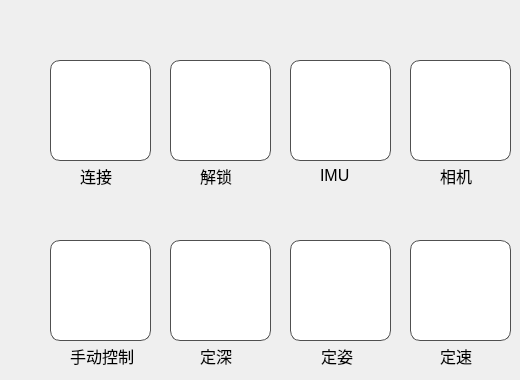
    <widget class="QWidget" name="tabWidgetPage1">
     <attribute name="icon">
      <iconset resource="gui.qrc">
       <normaloff>:/icon/icon/home.png</normaloff>:/icon/icon/home.png</iconset>
     </attribute>
     <attribute name="title">
      <string/>
     </attribute>
     <widget class="QPushButton" name="btn_img_stitching">
      <property name="geometry">
       <rect>
        <x>50</x>
        <y>240</y>
        <width>101</width>
        <height>101</height>
       </rect>
      </property>
      <property name="font">
       <font>
        <family>SimSun</family>
        <pointsize>9</pointsize>
        <weight>50</weight>
        <bold>false</bold>
        <strikeout>false</strikeout>
       </font>
      </property>
      <property name="cursor">
       <cursorShape>PointingHandCursor</cursorShape>
      </property>
      <property name="acceptDrops">
       <bool>false</bool>
      </property>
      <property name="statusTip">
       <string>口腔扫描图像拼接</string>
      </property>
      <property name="styleSheet">
       <string notr="true">QPushButton:hover{
	border-style:solid;
	border-width: 3px;
	border-color: #999999;
	border-radius: 10px;
	background-color: rgb(179, 216, 255);
	border-color: rgb(102, 161, 255);
}
QPushButton{
	border-style:solid;
	border-width: 1px;
	border-color: rgb(80, 80, 80);
	border-radius: 10px;
	background-color: rgb(255, 255, 255);
}
</string>
      </property>
      <property name="text">
       <string/>
      </property>
      <property name="icon">
       <iconset>
        <normaloff>:/icons/icon/puzzle.png</normaloff>
        <activeon>:/icons/icon/puzzle2.png</activeon>:/icons/icon/puzzle.png</iconset>
      </property>
      <property name="iconSize">
       <size>
        <width>64</width>
        <height>64</height>
       </size>
      </property>
      <property name="checkable">
       <bool>false</bool>
      </property>
      <property name="autoRepeat">
       <bool>false</bool>
      </property>
      <property name="autoExclusive">
       <bool>false</bool>
      </property>
      <property name="autoDefault">
       <bool>false</bool>
      </property>
      <property name="default">
       <bool>false</bool>
      </property>
      <property name="flat">
       <bool>false</bool>
      </property>
     </widget>
     <widget class="QPushButton" name="btn_tongue">
      <property name="geometry">
       <rect>
        <x>170</x>
        <y>240</y>
        <width>101</width>
        <height>101</height>
       </rect>
      </property>
      <property name="font">
       <font>
        <family>微软雅黑</family>
        <pointsize>11</pointsize>
        <weight>50</weight>
        <bold>false</bold>
        <strikeout>false</strikeout>
       </font>
      </property>
      <property name="cursor">
       <cursorShape>PointingHandCursor</cursorShape>
      </property>
      <property name="acceptDrops">
       <bool>false</bool>
      </property>
      <property name="statusTip">
       <string>舌像分析</string>
      </property>
      <property name="styleSheet">
       <string notr="true">QPushButton:hover{
	border-style:solid;
	border-width: 3px;
	border-color: #999999;
	border-radius: 10px;
	background-color: rgb(179, 216, 255);
	border-color: rgb(102, 161, 255);
}
QPushButton{
	border-style:solid;
	border-width: 1px;
	border-color: rgb(80, 80, 80);
	border-radius: 10px;
	background-color: rgb(255, 255, 255);
}
</string>
      </property>
      <property name="text">
       <string/>
      </property>
      <property name="icon">
       <iconset>
        <normaloff>:/icons/icon/tongue.png</normaloff>:/icons/icon/tongue.png</iconset>
      </property>
      <property name="iconSize">
       <size>
        <width>64</width>
        <height>64</height>
       </size>
      </property>
      <property name="checkable">
       <bool>false</bool>
      </property>
      <property name="autoRepeat">
       <bool>false</bool>
      </property>
      <property name="autoExclusive">
       <bool>false</bool>
      </property>
      <property name="autoDefault">
       <bool>false</bool>
      </property>
      <property name="default">
       <bool>false</bool>
      </property>
      <property name="flat">
       <bool>false</bool>
      </property>
     </widget>
     <widget class="QPushButton" name="btn_ml">
      <property name="geometry">
       <rect>
        <x>290</x>
        <y>240</y>
        <width>101</width>
        <height>101</height>
       </rect>
      </property>
      <property name="font">
       <font>
        <family>微软雅黑</family>
        <pointsize>11</pointsize>
        <weight>50</weight>
        <bold>false</bold>
        <strikeout>false</strikeout>
       </font>
      </property>
      <property name="cursor">
       <cursorShape>PointingHandCursor</cursorShape>
      </property>
      <property name="acceptDrops">
       <bool>false</bool>
      </property>
      <property name="statusTip">
       <string>鼻咽癌诊断</string>
      </property>
      <property name="styleSheet">
       <string notr="true">QPushButton:hover{
	border-style:solid;
	border-width: 3px;
	border-color: #999999;
	border-radius: 10px;
	background-color: rgb(179, 216, 255);
	border-color: rgb(102, 161, 255);
}
QPushButton{
	border-style:solid;
	border-width: 1px;
	border-color: rgb(80, 80, 80);
	border-radius: 10px;
	background-color: rgb(255, 255, 255);
}
</string>
      </property>
      <property name="text">
       <string/>
      </property>
      <property name="icon">
       <iconset>
        <normaloff>:/icons/icon/pngwing.com.png</normaloff>:/icons/icon/pngwing.com.png</iconset>
      </property>
      <property name="iconSize">
       <size>
        <width>64</width>
        <height>64</height>
       </size>
      </property>
      <property name="checkable">
       <bool>false</bool>
      </property>
      <property name="autoRepeat">
       <bool>false</bool>
      </property>
      <property name="autoExclusive">
       <bool>false</bool>
      </property>
      <property name="autoDefault">
       <bool>false</bool>
      </property>
      <property name="default">
       <bool>false</bool>
      </property>
      <property name="flat">
       <bool>false</bool>
      </property>
     </widget>
     <widget class="QLabel" name="label_10">
      <property name="geometry">
       <rect>
        <x>70</x>
        <y>340</y>
        <width>71</width>
        <height>31</height>
       </rect>
      </property>
      <property name="font">
       <font>
        <pointsize>12</pointsize>
       </font>
      </property>
      <property name="text">
       <string>手动控制</string>
      </property>
     </widget>
     <widget class="QLabel" name="label_11">
      <property name="geometry">
       <rect>
        <x>200</x>
        <y>340</y>
        <width>71</width>
        <height>31</height>
       </rect>
      </property>
      <property name="font">
       <font>
        <pointsize>12</pointsize>
       </font>
      </property>
      <property name="text">
       <string>定深</string>
      </property>
     </widget>
     <widget class="QLabel" name="label_12">
      <property name="geometry">
       <rect>
        <x>320</x>
        <y>340</y>
        <width>61</width>
        <height>31</height>
       </rect>
      </property>
      <property name="font">
       <font>
        <pointsize>12</pointsize>
       </font>
      </property>
      <property name="text">
       <string>定姿</string>
      </property>
      <property name="indent">
       <number>1</number>
      </property>
     </widget>
     <widget class="QPushButton" name="new_2">
      <property name="geometry">
       <rect>
        <x>50</x>
        <y>60</y>
        <width>101</width>
        <height>101</height>
       </rect>
      </property>
      <property name="font">
       <font>
        <family>SimSun</family>
        <pointsize>9</pointsize>
        <weight>50</weight>
        <bold>false</bold>
        <strikeout>false</strikeout>
       </font>
      </property>
      <property name="cursor">
       <cursorShape>PointingHandCursor</cursorShape>
      </property>
      <property name="acceptDrops">
       <bool>false</bool>
      </property>
      <property name="toolTip">
       <string>新建患者信息</string>
      </property>
      <property name="statusTip">
       <string>新建患者信息</string>
      </property>
      <property name="whatsThis">
       <string/>
      </property>
      <property name="styleSheet">
       <string notr="true">QPushButton:hover{
	border-style:solid;
	border-width: 3px;
	border-color: #999999;
	border-radius: 10px;
	background-color: rgb(179, 216, 255);
	border-color: rgb(102, 161, 255);
}
QPushButton{
	border-style:solid;
	border-width: 1px;
	border-color: rgb(80, 80, 80);
	border-radius: 10px;
	background-color: rgb(255, 255, 255);
}
</string>
      </property>
      <property name="text">
       <string/>
      </property>
      <property name="iconSize">
       <size>
        <width>64</width>
        <height>64</height>
       </size>
      </property>
      <property name="checkable">
       <bool>false</bool>
      </property>
      <property name="autoRepeat">
       <bool>false</bool>
      </property>
      <property name="autoExclusive">
       <bool>false</bool>
      </property>
      <property name="autoDefault">
       <bool>false</bool>
      </property>
      <property name="default">
       <bool>false</bool>
      </property>
      <property name="flat">
       <bool>false</bool>
      </property>
     </widget>
     <widget class="QLabel" name="label_13">
      <property name="geometry">
       <rect>
        <x>80</x>
        <y>160</y>
        <width>41</width>
        <height>31</height>
       </rect>
      </property>
      <property name="font">
       <font>
        <pointsize>12</pointsize>
       </font>
      </property>
      <property name="text">
       <string>连接</string>
      </property>
     </widget>
     <widget class="QPushButton" name="new_3">
      <property name="geometry">
       <rect>
        <x>170</x>
        <y>60</y>
        <width>101</width>
        <height>101</height>
       </rect>
      </property>
      <property name="font">
       <font>
        <family>SimSun</family>
        <pointsize>9</pointsize>
        <weight>50</weight>
        <bold>false</bold>
        <strikeout>false</strikeout>
       </font>
      </property>
      <property name="cursor">
       <cursorShape>PointingHandCursor</cursorShape>
      </property>
      <property name="acceptDrops">
       <bool>false</bool>
      </property>
      <property name="toolTip">
       <string>打开患者信息</string>
      </property>
      <property name="statusTip">
       <string>打开患者信息</string>
      </property>
      <property name="styleSheet">
       <string notr="true">QPushButton:hover{
	border-style:solid;
	border-width: 3px;
	border-color: #999999;
	border-radius: 10px;
	background-color: rgb(179, 216, 255);
	border-color: rgb(102, 161, 255);
}
QPushButton{
	border-style:solid;
	border-width: 1px;
	border-color: rgb(80, 80, 80);
	border-radius: 10px;
	background-color: rgb(255, 255, 255);
}
</string>
      </property>
      <property name="text">
       <string/>
      </property>
      <property name="icon">
       <iconset>
        <normaloff>:/icons/icon/open-archive-svgrepo-com.svg</normaloff>:/icons/icon/open-archive-svgrepo-com.svg</iconset>
      </property>
      <property name="iconSize">
       <size>
        <width>64</width>
        <height>64</height>
       </size>
      </property>
      <property name="checkable">
       <bool>false</bool>
      </property>
      <property name="autoRepeat">
       <bool>false</bool>
      </property>
      <property name="autoExclusive">
       <bool>false</bool>
      </property>
      <property name="autoDefault">
       <bool>false</bool>
      </property>
      <property name="default">
       <bool>false</bool>
      </property>
      <property name="flat">
       <bool>false</bool>
      </property>
     </widget>
     <widget class="QLabel" name="label_30">
      <property name="geometry">
       <rect>
        <x>200</x>
        <y>160</y>
        <width>41</width>
        <height>31</height>
       </rect>
      </property>
      <property name="font">
       <font>
        <pointsize>12</pointsize>
       </font>
      </property>
      <property name="text">
       <string>解锁</string>
      </property>
     </widget>
     <widget class="QPushButton" name="new_4">
      <property name="geometry">
       <rect>
        <x>290</x>
        <y>60</y>
        <width>101</width>
        <height>101</height>
       </rect>
      </property>
      <property name="font">
       <font>
        <family>SimSun</family>
        <pointsize>9</pointsize>
        <weight>50</weight>
        <bold>false</bold>
        <strikeout>false</strikeout>
       </font>
      </property>
      <property name="cursor">
       <cursorShape>PointingHandCursor</cursorShape>
      </property>
      <property name="acceptDrops">
       <bool>false</bool>
      </property>
      <property name="toolTip">
       <string>打开患者信息</string>
      </property>
      <property name="statusTip">
       <string>打开患者信息</string>
      </property>
      <property name="styleSheet">
       <string notr="true">QPushButton:hover{
	border-style:solid;
	border-width: 3px;
	border-color: #999999;
	border-radius: 10px;
	background-color: rgb(179, 216, 255);
	border-color: rgb(102, 161, 255);
}
QPushButton{
	border-style:solid;
	border-width: 1px;
	border-color: rgb(80, 80, 80);
	border-radius: 10px;
	background-color: rgb(255, 255, 255);
}
</string>
      </property>
      <property name="text">
       <string/>
      </property>
      <property name="icon">
       <iconset>
        <normaloff>:/icons/icon/open-archive-svgrepo-com.svg</normaloff>:/icons/icon/open-archive-svgrepo-com.svg</iconset>
      </property>
      <property name="iconSize">
       <size>
        <width>64</width>
        <height>64</height>
       </size>
      </property>
      <property name="checkable">
       <bool>false</bool>
      </property>
      <property name="autoRepeat">
       <bool>false</bool>
      </property>
      <property name="autoExclusive">
       <bool>false</bool>
      </property>
      <property name="autoDefault">
       <bool>false</bool>
      </property>
      <property name="default">
       <bool>false</bool>
      </property>
      <property name="flat">
       <bool>false</bool>
      </property>
     </widget>
     <widget class="QPushButton" name="btn_ml_2">
      <property name="geometry">
       <rect>
        <x>410</x>
        <y>240</y>
        <width>101</width>
        <height>101</height>
       </rect>
      </property>
      <property name="font">
       <font>
        <family>微软雅黑</family>
        <pointsize>11</pointsize>
        <weight>50</weight>
        <bold>false</bold>
        <strikeout>false</strikeout>
       </font>
      </property>
      <property name="cursor">
       <cursorShape>PointingHandCursor</cursorShape>
      </property>
      <property name="acceptDrops">
       <bool>false</bool>
      </property>
      <property name="statusTip">
       <string>鼻咽癌诊断</string>
      </property>
      <property name="styleSheet">
       <string notr="true">QPushButton:hover{
	border-style:solid;
	border-width: 3px;
	border-color: #999999;
	border-radius: 10px;
	background-color: rgb(179, 216, 255);
	border-color: rgb(102, 161, 255);
}
QPushButton{
	border-style:solid;
	border-width: 1px;
	border-color: rgb(80, 80, 80);
	border-radius: 10px;
	background-color: rgb(255, 255, 255);
}
</string>
      </property>
      <property name="text">
       <string/>
      </property>
      <property name="icon">
       <iconset>
        <normaloff>:/icons/icon/pngwing.com.png</normaloff>:/icons/icon/pngwing.com.png</iconset>
      </property>
      <property name="iconSize">
       <size>
        <width>64</width>
        <height>64</height>
       </size>
      </property>
      <property name="checkable">
       <bool>false</bool>
      </property>
      <property name="autoRepeat">
       <bool>false</bool>
      </property>
      <property name="autoExclusive">
       <bool>false</bool>
      </property>
      <property name="autoDefault">
       <bool>false</bool>
      </property>
      <property name="default">
       <bool>false</bool>
      </property>
      <property name="flat">
       <bool>false</bool>
      </property>
     </widget>
     <widget class="QPushButton" name="new_5">
      <property name="geometry">
       <rect>
        <x>410</x>
        <y>60</y>
        <width>101</width>
        <height>101</height>
       </rect>
      </property>
      <property name="font">
       <font>
        <family>SimSun</family>
        <pointsize>9</pointsize>
        <weight>50</weight>
        <bold>false</bold>
        <strikeout>false</strikeout>
       </font>
      </property>
      <property name="cursor">
       <cursorShape>PointingHandCursor</cursorShape>
      </property>
      <property name="acceptDrops">
       <bool>false</bool>
      </property>
      <property name="toolTip">
       <string>打开患者信息</string>
      </property>
      <property name="statusTip">
       <string>打开患者信息</string>
      </property>
      <property name="styleSheet">
       <string notr="true">QPushButton:hover{
	border-style:solid;
	border-width: 3px;
	border-color: #999999;
	border-radius: 10px;
	background-color: rgb(179, 216, 255);
	border-color: rgb(102, 161, 255);
}
QPushButton{
	border-style:solid;
	border-width: 1px;
	border-color: rgb(80, 80, 80);
	border-radius: 10px;
	background-color: rgb(255, 255, 255);
}
</string>
      </property>
      <property name="text">
       <string/>
      </property>
      <property name="icon">
       <iconset>
        <normaloff>:/icons/icon/open-archive-svgrepo-com.svg</normaloff>:/icons/icon/open-archive-svgrepo-com.svg</iconset>
      </property>
      <property name="iconSize">
       <size>
        <width>64</width>
        <height>64</height>
       </size>
      </property>
      <property name="checkable">
       <bool>false</bool>
      </property>
      <property name="autoRepeat">
       <bool>false</bool>
      </property>
      <property name="autoExclusive">
       <bool>false</bool>
      </property>
      <property name="autoDefault">
       <bool>false</bool>
      </property>
      <property name="default">
       <bool>false</bool>
      </property>
      <property name="flat">
       <bool>false</bool>
      </property>
     </widget>
     <widget class="QLabel" name="label_31">
      <property name="geometry">
       <rect>
        <x>320</x>
        <y>160</y>
        <width>41</width>
        <height>31</height>
       </rect>
      </property>
      <property name="font">
       <font>
        <pointsize>12</pointsize>
       </font>
      </property>
      <property name="text">
       <string>IMU</string>
      </property>
     </widget>
     <widget class="QLabel" name="label_32">
      <property name="geometry">
       <rect>
        <x>440</x>
        <y>160</y>
        <width>41</width>
        <height>31</height>
       </rect>
      </property>
      <property name="font">
       <font>
        <pointsize>12</pointsize>
       </font>
      </property>
      <property name="text">
       <string>相机</string>
      </property>
     </widget>
     <widget class="QLabel" name="label_33">
      <property name="geometry">
       <rect>
        <x>440</x>
        <y>340</y>
        <width>41</width>
        <height>31</height>
       </rect>
      </property>
      <property name="font">
       <font>
        <pointsize>12</pointsize>
       </font>
      </property>
      <property name="text">
       <string>定速</string>
      </property>
     </widget>
    </widget>
